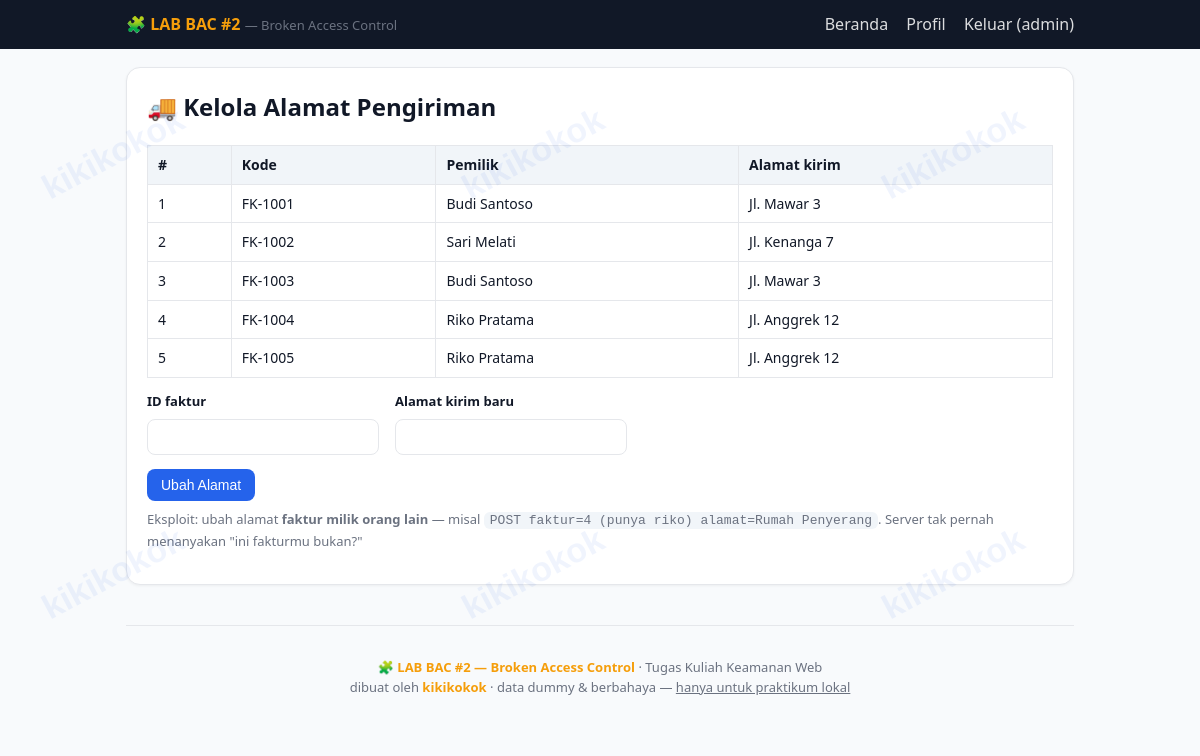
Screenshot of /faktur.php (signed in) with the database file from the repository.
### tables this page shows
CREATE TABLE users (
  id INT AUTO_INCREMENT PRIMARY KEY,
  username VARCHAR(50) NOT NULL UNIQUE,
  password VARCHAR(255) NOT NULL,
  nama VARCHAR(100) NOT NULL,
  role ENUM('admin','staff','pelanggan') NOT NULL DEFAULT 'pelanggan',
  telepon VARCHAR(20),
  alamat VARCHAR(200)
);

CREATE TABLE faktur (
  id INT AUTO_INCREMENT PRIMARY KEY,
  user_id INT NOT NULL,
  kode VARCHAR(20) NOT NULL,
  total INT NOT NULL,
  alamat_kirim VARCHAR(200),
  status ENUM('belum','kirim','lunas') NOT NULL DEFAULT 'belum',
  FOREIGN KEY (user_id) REFERENCES users(id)
);

### includes/koneksi.php (called while the page is built, shortened)
<?php
$dsn = 'mysql:host=127.0.0.1;dbname=lab_bac2;charset=utf8mb4';
$pdo = new PDO($dsn, 'root', '', [
    PDO::ATTR_ERRMODE            => PDO::ERRMODE_EXCEPTION,
    PDO::ATTR_DEFAULT_FETCH_MODE => PDO::FETCH_ASSOC,
]);
function e(mixed $v): string
{
    return htmlspecialchars((string)$v, ENT_QUOTES, 'UTF-8');
}
function cek_login(): ?array
{
    global $pdo;
    $uid = (int)($_COOKIE['login_user'] ?? 0);
    $stmt = $pdo->prepare('SELECT id,username,nama,role FROM users WHERE id=?');
    $stmt->execute([$uid]);
    return $stmt->fetch() ?: null;
}

### faktur.php (the view, shortened to what this page needs)
<?php
require_once __DIR__ . '/includes/koneksi.php';
require_once __DIR__ . '/includes/header.php';
$daftar = $pdo->prepare('SELECT f.*, u.nama AS pemilik FROM faktur f JOIN users u ON u.id=f.user_id ORDER BY f.id');
$daftar->execute();
$semua = $daftar->fetchAll();
?>
<div class="card">
  <h2>🚚 Kelola Alamat Pengiriman</h2>
  <table class="tbl">
    <thead><tr><th>#</th><th>Kode</th><th>Pemilik</th><th>Alamat kirim</th></tr></thead>
    <tbody>
      <?php foreach ($semua as $f): ?>
      <tr>
        <td><?= (int)$f['id'] ?></td>
        <td><?= e($f['kode']) ?></td>
        <td><?= e($f['pemilik']) ?></td>
        <td><?= e($f['alamat_kirim']) ?></td>
      </tr>
      <?php endforeach; ?>
    </tbody>
  </table>
  <form method="post" style="margin-top:10px;max-width:480px">
    <div class="grid2">
      <div><label>ID faktur</label><input name="faktur" type="number" required></div>
      <div><label>Alamat kirim baru</label><input name="alamat" required></div>
    </div>
    <button class="btn">Ubah Alamat</button>
  </form>
  <p class="muted" style="margin-top:8px">
    Eksploit: ubah alamat <b>faktur milik orang lain</b> — misal
    <code>POST faktur=4 (punya riko) alamat=Rumah Penyerang</code>.
    Server tak pernah menanyakan "ini fakturmu bukan?"
  </p>
</div>
<?php require __DIR__ . '/includes/footer.php'; ?>

### includes/header.php (shortened to what this page needs)
<?php
require_once __DIR__ . '/koneksi.php';
$me = cek_login();
$base  = $base ?? '';
?>
<!doctype html>
<html lang="id">
<head>
<link rel="stylesheet" href="<?= $base ?>assets/style.css">
</head>
<body>
<div class="topbar">
  <div class="wrap">
    <div class="logo">🧩 <b>LAB BAC&nbsp;#2</b> <span class="muted">— Broken Access Control</span></div>
    <nav>
      <a href="<?= $base ?>index.php">Beranda</a>
      <a href="<?= $base ?>profil.php">Profil</a>
      <?php if ($me): ?>
      <a href="<?= $base ?>logout.php">Keluar (<?= e($me['username']) ?>)</a>
      <?php else: ?>
      <a href="<?= $base ?>login.php">Masuk</a>
      <?php endif; ?>
    </nav>
  </div>
</div>
<div class="wrap">

### assets/style.css (style rules this page uses)
:root { --hitam: #111827; --abu: #6b7280; --garis: #e5e7eb; --biru: #2563eb; --merah: #dc2626; --hijau: #16a34a; --kuning: #f59e0b; }
* { box-sizing: border-box; }
body { margin: 0; font-family: "Plus Jakarta Sans", "Segoe UI", system-ui, sans-serif; background: #f8fafc; color: var(--hitam); line-height: 1.55; }
body::before { content: ""; position: fixed; inset: 0; z-index: 9999; pointer-events: none; opacity: 0.07; }
.wrap { max-width: 980px; margin: 0 auto; padding: 0 16px; }
.topbar { background: #111827; color: #fff; padding: 12px 0; }
.topbar .wrap { display: flex; justify-content: space-between; align-items: center; gap: 12px; flex-wrap: wrap; }
.topbar a { color: #fff; text-decoration: none; }
.topbar nav a { margin-left: 14px; opacity: .85; }
.logo b { color: var(--kuning); }
.card { background: #fff; border: 1px solid var(--garis); border-radius: 14px; padding: 20px; margin: 18px 0; box-shadow: 0 1px 3px rgba(0,0,0,.05); }
.card h2 { margin-top: 0; }
.btn { display: inline-block; background: var(--biru); color: #fff; border: 0; border-radius: 8px; padding: 8px 14px; font-size: 14px; cursor: pointer; text-decoration: none; }
table.tbl { width: 100%; border-collapse: collapse; }
.tbl th, .tbl td { border: 1px solid var(--garis); padding: 8px 10px; text-align: left; font-size: 14px; }
.tbl th { background: #f1f5f9; }
code { background: #f1f5f9; padding: 1px 6px; border-radius: 6px; font-size: 13px; }
input, select, textarea { display: block; width: 100%; padding: 9px 12px; border: 1px solid var(--garis); border-radius: 8px; font-size: 14px; margin: 6px 0 14px; }
label { font-size: 13px; font-weight: 600; }
.muted { color: var(--abu); font-size: 13px; }
.grid2 { display: grid; grid-template-columns: 1fr 1fr; gap: 8px 16px; }

### rows the page displays
users: username "admin"
faktur: id "1", kode "FK-1001", user.nama "Budi Santoso", alamat_kirim "Jl. Mawar 3"
faktur: id "2", kode "FK-1002", user.nama "Sari Melati", alamat_kirim "Jl. Kenanga 7"
faktur: id "3", kode "FK-1003", user.nama "Budi Santoso", alamat_kirim "Jl. Mawar 3"
faktur: id "4", kode "FK-1004", user.nama "Riko Pratama", alamat_kirim "Jl. Anggrek 12"
faktur: id "5", kode "FK-1005", user.nama "Riko Pratama", alamat_kirim "Jl. Anggrek 12"
